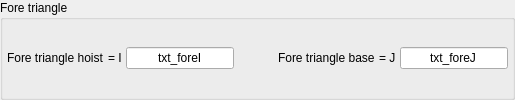
    <widget class="QGroupBox" name="groupBox" >
     <property name="sizePolicy" >
      <sizepolicy vsizetype="Fixed" hsizetype="MinimumExpanding" >
       <horstretch>0</horstretch>
       <verstretch>0</verstretch>
      </sizepolicy>
     </property>
     <property name="title" >
      <string>Fore triangle</string>
     </property>
     <layout class="QGridLayout" >
      <property name="margin" >
       <number>4</number>
      </property>
      <property name="spacing" >
       <number>4</number>
      </property>
      <item row="0" column="3" >
       <spacer>
        <property name="orientation" >
         <enum>Qt::Horizontal</enum>
        </property>
        <property name="sizeHint" stdset="0" >
         <size>
          <width>40</width>
          <height>20</height>
         </size>
        </property>
       </spacer>
      </item>
      <item row="0" column="2" >
       <widget class="QLineEdit" name="txt_foreI" >
        <property name="sizePolicy" >
         <sizepolicy vsizetype="Fixed" hsizetype="Fixed" >
          <horstretch>0</horstretch>
          <verstretch>0</verstretch>
         </sizepolicy>
        </property>
        <property name="minimumSize" >
         <size>
          <width>70</width>
          <height>0</height>
         </size>
        </property>
        <property name="text" >
         <string>txt_foreI</string>
        </property>
        <property name="alignment" >
         <set>Qt::AlignHCenter</set>
        </property>
       </widget>
      </item>
      <item row="0" column="1" >
       <widget class="QLabel" name="lbl_I" >
        <property name="text" >
         <string>= I</string>
        </property>
       </widget>
      </item>
      <item row="0" column="6" >
       <widget class="QLineEdit" name="txt_foreJ" >
        <property name="sizePolicy" >
         <sizepolicy vsizetype="Fixed" hsizetype="Fixed" >
          <horstretch>0</horstretch>
          <verstretch>0</verstretch>
         </sizepolicy>
        </property>
        <property name="minimumSize" >
         <size>
          <width>70</width>
          <height>0</height>
         </size>
        </property>
        <property name="text" >
         <string>txt_foreJ</string>
        </property>
        <property name="alignment" >
         <set>Qt::AlignHCenter</set>
        </property>
       </widget>
      </item>
      <item row="0" column="5" >
       <widget class="QLabel" name="lbl_J" >
        <property name="text" >
         <string>= J</string>
        </property>
       </widget>
      </item>
      <item row="0" column="4" >
       <widget class="QLabel" name="lbl_foreJ" >
        <property name="text" >
         <string>Fore triangle base</string>
        </property>
       </widget>
      </item>
      <item row="0" column="0" >
       <widget class="QLabel" name="lbl_foreI" >
        <property name="text" >
         <string>Fore triangle hoist</string>
        </property>
       </widget>
      </item>
     </layout>
    </widget>
